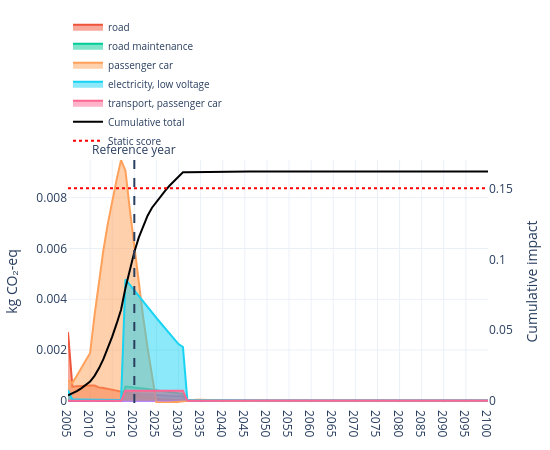

Here is the notebook cell this chart was saved with:
### Code cell
fig = plot_temporal_scores(
    stacked=False,
    legend_top_n=5,
    show_flow_contributions=False,
    trails=trails,
    title="",
    method_label="kg CO₂-eq",
    cumulative=False,
    width=550,
    height=450,
    year_tick=5,
    year_range=(2005, 2100),
    reference_year=2020,
    show_cumulative_axis=True,
    static_score=static_score,
    static_score_dash= "dot",
    static_score_color= "red",
)
fig.show()
